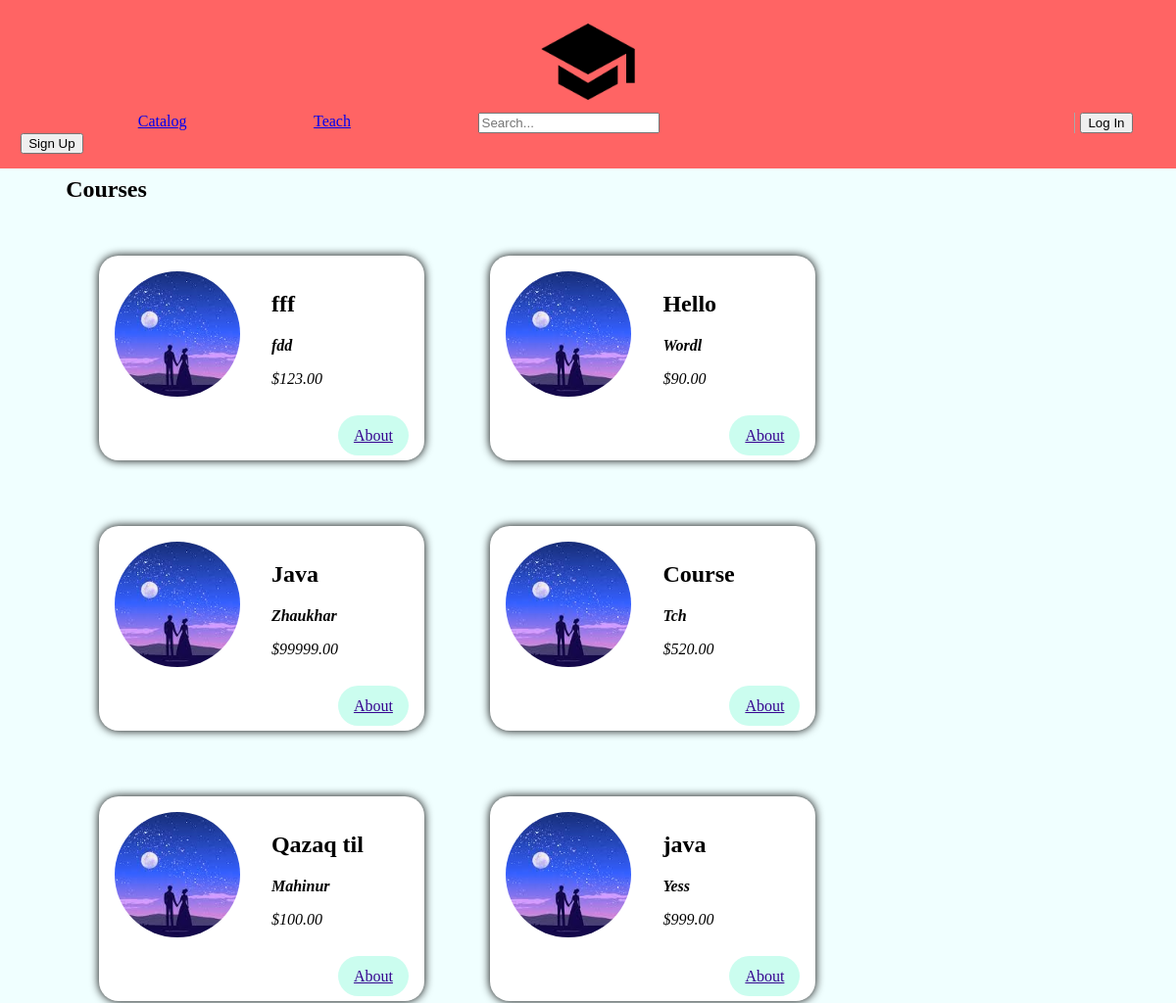
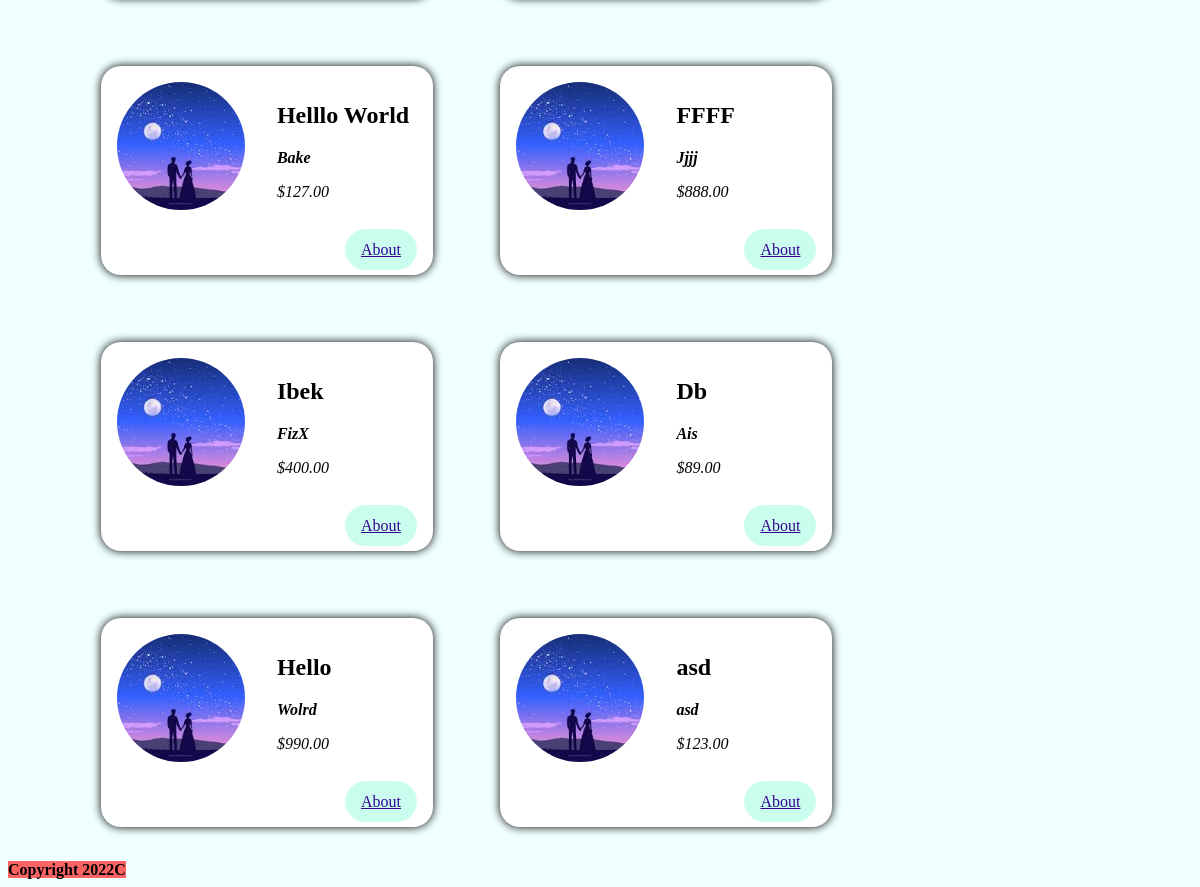
The page / on the database its author committed (2 pictures, top to bottom).
### main/models.py (models this page shows, shortened)
class Course(models.Model):
    coursename = models.CharField(max_length=256, null=False)
    teacher = models.CharField(max_length=32, null=False)
    price = models.DecimalField(max_digits=8, decimal_places=2)

### main/views.py (the view)
# urls.py: path('' , views.course),
def course(request):
    courses = Course.objects.all()
    return render(request , 'main/Card.html',{
        'courses':courses,
    })

### main/templates/main/Card.html
{% include 'main/header.html' %}
{% load static %}
{% block card %}
     <main>
        <section>
            <h2>Courses</h2>
            <ol>
                {% for course in courses %}
                    <li class="meetup-item">
                        <article>
                            <div class="meetup-summary">
                                <div class="meetup-image">
                                    <img src="{%static 'main/img.jpeg'%}" , alt="src">
                                </div>
                                <div class="meetup-details">
                                    <h2>{{ course.coursename }}</h2>
                                    <address>
                                        <strong>{{ course.teacher }}</strong>
                                            {% if  course.teacher  == 'Yerbol Baygaraev' %}
                                                <h1>PRICELESS</h1>
                                            {% elif  course.teacher  == 'Bissenbay Dauletbaev' %}
                                                <h1>PRICELESS</h1>
                                            {% else %}
                                                <p>${{ course.price }}</p>
                                            {% endif %}
                                    </address>
                                </div>
                            </div>
                            <div class="meetup-actions">
                                <a href="{{course.pk}}" class="btn">
                                About
                                </a>
                            </div>
                        </article>
                    </li>
                {% endfor %}
            </ol>
        </section>
    </main>
{% endblock %}
{% include 'main/Footer.html' %}

### main/static/main/test.css (style rules this page uses)
body { background-color: azure; }
section { max-width: 100%; margin-left: 5% ; }
ol { list-style: none; margin: 0; padding: 0; display: flex; flex-wrap: wrap; }
.meetup-item { margin: 3%; background-color: white; box-shadow: 0 0 10px black; padding: 1em; color: black; border-radius: 20px; min-width: 300px; }
.meetup-summary { display: flex; align-items: flex-start; }
.meetup-image { margin-right: 2rem; }
.meetup-image img { width: 8rem; height: 8rem; object-fit: cover; border-radius: 50%; }
.meetup-details address { font-style: italic; }
.meetup-actions { margin-top: 1.5rem; text-align: right; }
.meetup-actions .btn { background-color: #cbfdef; border-color: #cb82fb; color: #350490; padding: 0.75rem 1rem; border-radius: 100px; }

### main/static/main/header.css (style rules this page uses)
a { margin-top: 10px; }
li { margin-top: 0; margin-left: 11%; }

### rows shown on the page
Course: coursename "fff", teacher "fdd", price "123.00"
Course: coursename "Hello", teacher "Wordl", price "90.00"
Course: coursename "Java", teacher "Zhaukhar", price "99999.00"
Course: coursename "Course", teacher "Tch", price "520.00"
Course: coursename "Qazaq til", teacher "Mahinur", price "100.00"
Course: coursename "java", teacher "Yess", price "999.00"
Course: coursename "Helllo World", teacher "Bake", price "127.00"
Course: coursename "FFFF", teacher "Jjjj", price "888.00"
Course: coursename "Ibek", teacher "FizX", price "400.00"
Course: coursename "Db", teacher "Ais", price "89.00"
Course: coursename "Hello", teacher "Wolrd", price "990.00"
Course: coursename "asd", teacher "asd", price "123.00"
